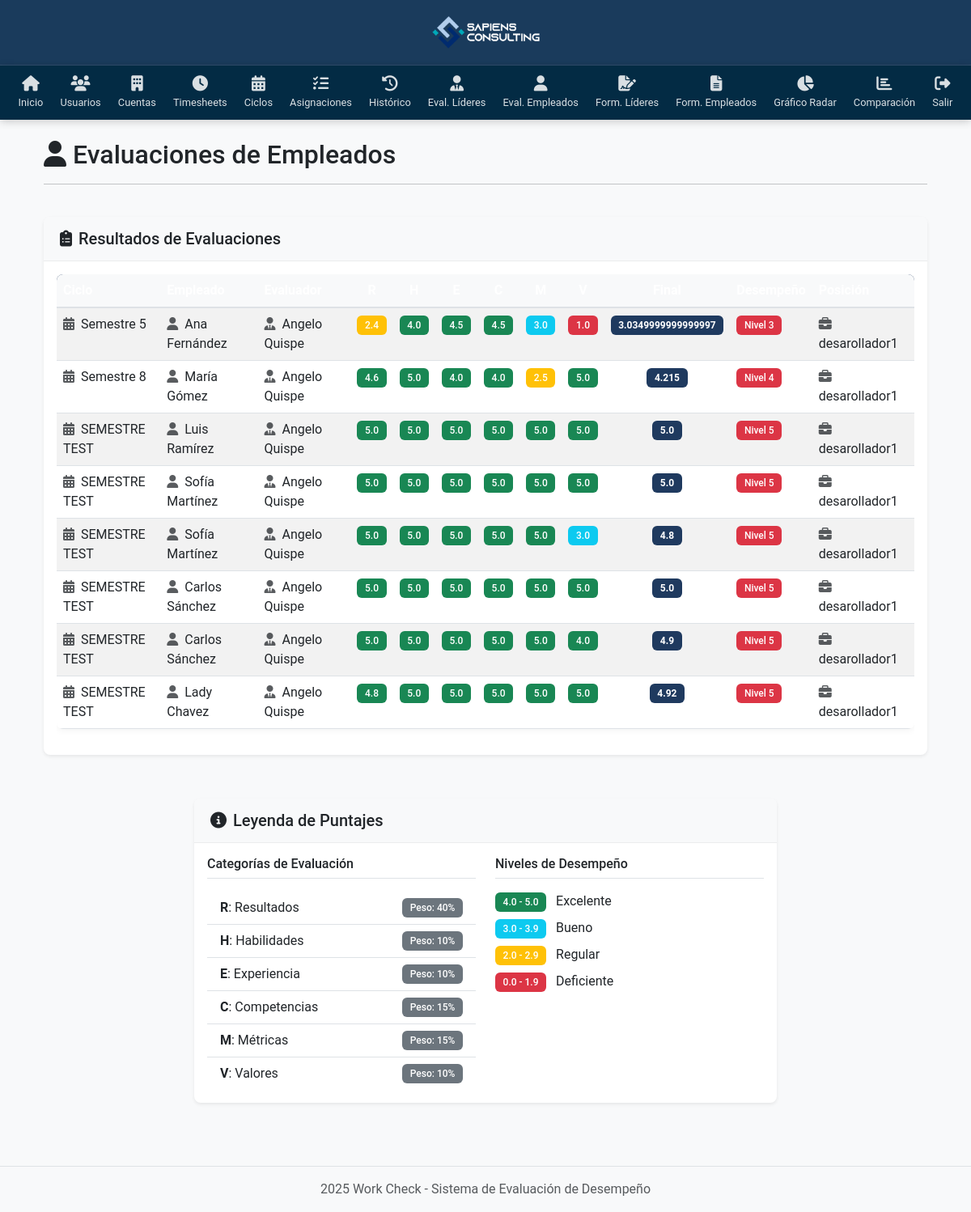
The page /employees_evaluations/ (signed in) on the database as committed earlier.
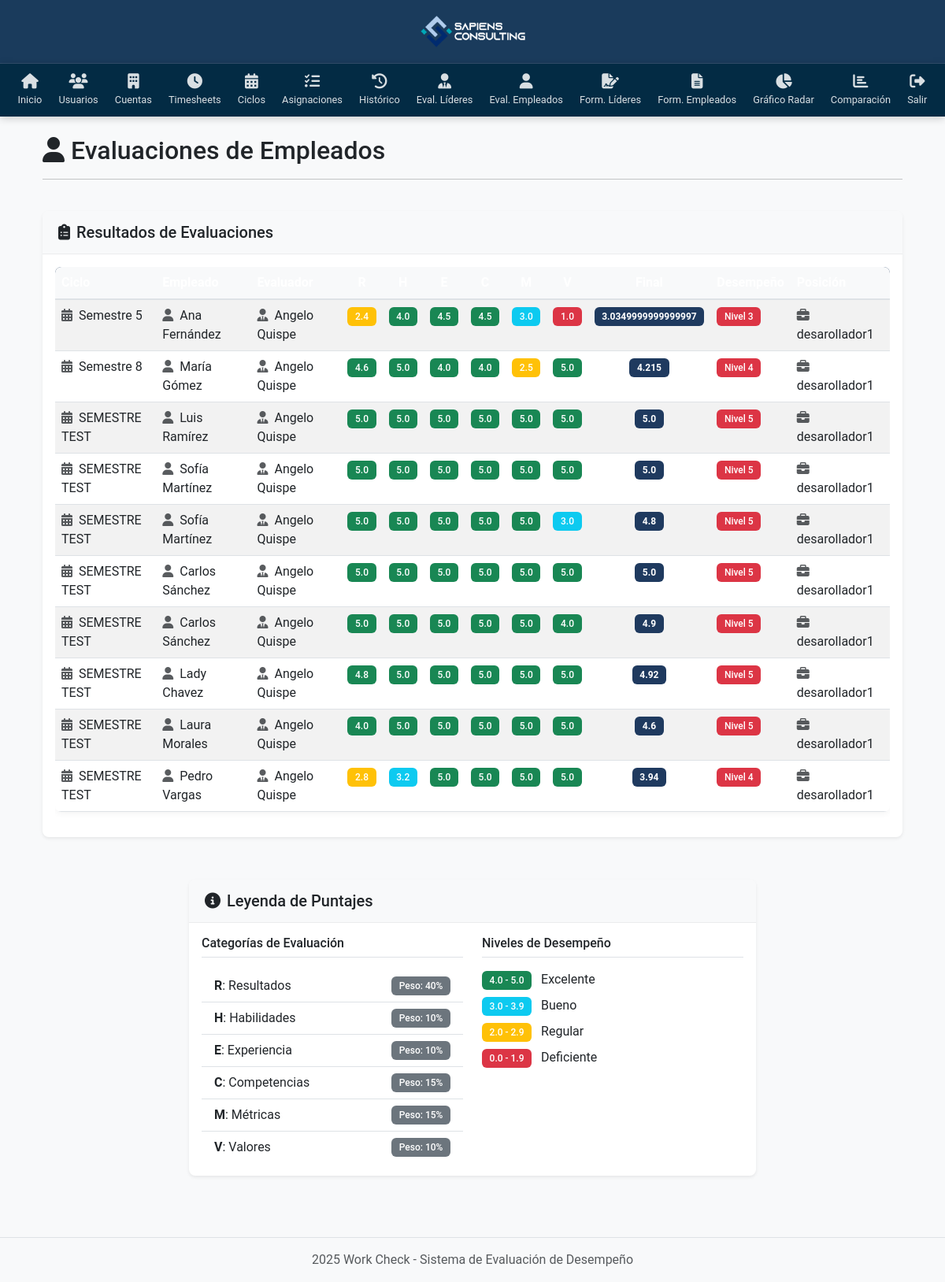
The same page on the database as committed later.
### System/models.py (models this page shows)
class Permanent_EvaluationAssignment(models.Model):
    evaluator = models.ForeignKey(Usuario, on_delete=models.CASCADE, related_name='permanent_evaluator_assignments')
    employee = models.ForeignKey(Usuario, on_delete=models.CASCADE, related_name='permanent_employee_assignments')
    status = models.CharField(max_length=50)
    created_at = models.DateTimeField(auto_now_add=True)
    summary = models.ForeignKey(Summary, on_delete=models.CASCADE, null=True, blank=True)
    evaluation_details = models.ForeignKey(EvaluationDetails, on_delete=models.CASCADE, null=True, blank=True)
    evaluation_cycle = models.CharField(max_length=50)

class Summary(models.Model):
    employee = models.ForeignKey(Usuario, on_delete=models.CASCADE, related_name='employee_summaries')
    evaluator = models.ForeignKey(Usuario, on_delete=models.CASCADE, related_name='evaluator_summaries')
    R = models.FloatField() # Ponderado Responsabilidades de la posición
    L = models.FloatField(blank=True, null=True) # Ponderado Responsabilidades por liderazgo
    H = models.FloatField() # Ponderado Habilidades
    E = models.FloatField() # Ponderado Enfoque
    C = models.FloatField() # Ponderado Competencia Técnica
    M = models.FloatField() # Ponderado Metas y Resultados
    V = models.FloatField() # Ponderado Valores Corporativos
    final_score = models.FloatField() # Suma de ponderados
    performance_level = models.CharField(max_length=50)
    evaluation_type = models.CharField(max_length=50)
    created_at = models.DateTimeField(auto_now_add=True)
    position = models.ForeignKey(Position, on_delete=models.PROTECT)

class Usuario(models.Model):
    first_name = models.CharField(max_length=50)
    middle_name = models.CharField(max_length=50, blank=True, null=True)
    last_name = models.CharField(max_length=50)
    second_last_name = models.CharField(max_length=50, blank=True, null=True)
    user_type = models.CharField(max_length=50)
    position = models.ForeignKey(Position, on_delete=models.PROTECT)

class Position(models.Model):
    position_code = models.CharField(max_length=20)
    position_name = models.CharField(max_length=100)

### System/views.py (the view)
# urls.py: path('employees_evaluations/', views.employees_evaluations, name='employees_evaluations'),
@login_required
def employees_evaluations(request):
    assignments = Permanent_EvaluationAssignment.objects.filter(summary__evaluation_type="Empleados")
    return render(request, 'System/employees_evaluations.html', {'assignments': assignments})

### System/templates/System/employees_evaluations.html (shortened to what this page needs)
{% extends 'System/base.html' %}
{% load static %}
{% block content %}
<div class="container">
    <div class="row mb-4">
        <div class="col-12">
            <div class="d-flex align-items-center">
                <h2 class="mb-0"><i class="fas fa-user me-2"></i>Evaluaciones de Empleados</h2>
            </div>
            <hr class="mt-3">
        </div>
    </div>
    <div class="row">
        <div class="col-12">
            <div class="card shadow-sm">
                <div class="card-header bg-light">
                    <h5 class="card-title mb-0"><i class="fas fa-clipboard-list me-2"></i>Resultados de Evaluaciones</h5>
                </div>
                <div class="card-body">
                    <div class="table-responsive">
                        <table class="table table-hover table-striped">
                            <thead class="table-dark">
                                <tr>
                                    <th scope="col">Ciclo</th>
                                    <th scope="col">Empleado</th>
                                    <th scope="col">Evaluador</th>
                                    <th scope="col" class="text-center">R</th>
                                    <th scope="col" class="text-center">H</th>
                                    <th scope="col" class="text-center">E</th>
                                    <th scope="col" class="text-center">C</th>
                                    <th scope="col" class="text-center">M</th>
                                    <th scope="col" class="text-center">V</th>
                                    <th scope="col" class="text-center">Final</th>
                                    <th scope="col">Desempeño</th>
                                    <th scope="col">Posición</th>
                                </tr>
                            </thead>
                            <tbody>
                                {% for assignment in assignments %}
                                    {% if assignment.summary %}
                                        <tr>
                                            <td>
                                                <i class="fas fa-calendar-alt me-1 text-muted"></i>
                                                {{ assignment.evaluation_cycle }}
                                            </td>
                                            <td>
                                                <i class="fas fa-user me-1 text-muted"></i>
                                                {{ assignment.summary.employee.first_name }} {{ assignment.summary.employee.last_name }}
                                            </td>
                                            <td>
                                                <i class="fas fa-user-tie me-1 text-muted"></i>
                                                {{ assignment.summary.evaluator.first_name }} {{ assignment.summary.evaluator.last_name }}
                                            </td>
                                            <td class="text-center">
                                                <span class="badge {% if assignment.summary.R >= 4 %}bg-success{% elif assignment.summary.R >= 3 %}bg-info{% elif assignment.summary.R >= 2 %}bg-warning{% else %}bg-danger{% endif %}">
                                                    {{ assignment.summary.R }}
                                                </span>
                                            </td>
                                            <td class="text-center">
                                                <span class="badge {% if assignment.summary.H >= 4 %}bg-success{% elif assignment.summary.H >= 3 %}bg-info{% elif assignment.summary.H >= 2 %}bg-warning{% else %}bg-danger{% endif %}">
                                                    {{ assignment.summary.H }}
                                                </span>
                                            </td>
                                            <td class="text-center">
                                                <span class="badge {% if assignment.summary.E >= 4 %}bg-success{% elif assignment.summary.E >= 3 %}bg-info{% elif assignment.summary.E >= 2 %}bg-warning{% else %}bg-danger{% endif %}">
                                                    {{ assignment.summary.E }}
                                                </span>
                                            </td>
                                            <td class="text-center">
                                                <span class="badge {% if assignment.summary.C >= 4 %}bg-success{% elif assignment.summary.C >= 3 %}bg-info{% elif assignment.summary.C >= 2 %}bg-warning{% else %}bg-danger{% endif %}">
                                                    {{ assignment.summary.C }}
                                                </span>
                                            </td>
                                            <td class="text-center">
                                                <span class="badge {% if assignment.summary.M >= 4 %}bg-success{% elif assignment.summary.M >= 3 %}bg-info{% elif assignment.summary.M >= 2 %}bg-warning{% else %}bg-danger{% endif %}">
                                                    {{ assignment.summary.M }}
                                                </span>
                                            </td>
                                            <td class="text-center">
                                                <span class="badge {% if assignment.summary.V >= 4 %}bg-success{% elif assignment.summary.V >= 3 %}bg-info{% elif assignment.summary.V >= 2 %}bg-warning{% else %}bg-danger{% endif %}">
                                                    {{ assignment.summary.V }}
                                                </span>
                                            </td>
                                            <td class="text-center">
                                                <span class="badge bg-primary fw-bold">
                                                    {{ assignment.summary.final_score }}
                                                </span>
                                            </td>
                                            <td>
                                                <span class="badge
                                                    {% if assignment.summary.performance_level == 'Excelente' %}
                                                        bg-success
                                                    {% elif assignment.summary.performance_level == 'Bueno' %}
                                                        bg-info
                                                    {% elif assignment.summary.performance_level == 'Regular' %}
                                                        bg-warning
                                                    {% else %}
                                                        bg-danger
                                                    {% endif %}">
                                                    {{ assignment.summary.performance_level }}
                                                </span>
                                            </td>
                                            <td>
                                                <i class="fas fa-briefcase me-1 text-muted"></i>
                                                {{ assignment.summary.position.position_name }}
                                            </td>
                                        </tr>
                                    {% endif %}
                                {% endfor %}
                            </tbody>
                        </table>
                    </div>
                </div>
            </div>
        </div>
    </div>
    <div class="row mt-4">
        <div class="col-lg-8 mx-auto">
            <div class="card shadow-sm">
                <div class="card-header bg-light">
                    <h5 class="card-title mb-0"><i class="fas fa-info-circle me-2"></i>Leyenda de Puntajes</h5>
                </div>
                <div class="card-body">
                    <div class="row">
                        <div class="col-md-6">
                            <h6 class="border-bottom pb-2 mb-3">Categorías de Evaluación</h6>
                            <ul class="list-group list-group-flush">
                                <li class="list-group-item d-flex justify-content-between align-items-center">
                                    <span><strong>R</strong>: Resultados</span>
                                    <span class="badge bg-secondary">Peso: 40%</span>
                                </li>
                                <li class="list-group-item d-flex justify-content-between align-items-center">
                                    <span><strong>H</strong>: Habilidades</span>
                                    <span class="badge bg-secondary">Peso: 10%</span>
                                </li>
                                <li class="list-group-item d-flex justify-content-between align-items-center">
                                    <span><strong>E</strong>: Experiencia</span>
                                    <span class="badge bg-secondary">Peso: 10%</span>
                                </li>
                                <li class="list-group-item d-flex justify-content-between align-items-center">
                                    <span><strong>C</strong>: Competencias</span>
                                    <span class="badge bg-secondary">Peso: 15%</span>
                                </li>
                                <li class="list-group-item d-flex justify-content-between align-items-center">
                                    <span><strong>M</strong>: Métricas</span>
                                    <span class="badge bg-secondary">Peso: 15%</span>
                                </li>
                                <li class="list-group-item d-flex justify-content-between align-items-center">
                                    <span><strong>V</strong>: Valores</span>
                                    <span class="badge bg-secondary">Peso: 10%</span>
                                </li>
                            </ul>
                        </div>
                        <div class="col-md-6">
                            <h6 class="border-bottom pb-2 mb-3">Niveles de Desempeño</h6>
                            <div class="mb-2">
                                <span class="badge bg-success me-2">4.0 - 5.0</span>
                                <span>Excelente</span>
                            </div>
                            <div class="mb-2">
                                <span class="badge bg-info me-2">3.0 - 3.9</span>
                                <span>Bueno</span>
                            </div>
                            <div class="mb-2">
                                <span class="badge bg-warning me-2">2.0 - 2.9</span>
                                <span>Regular</span>
                            </div>
                            <div class="mb-2">
                                <span class="badge bg-danger me-2">0.0 - 1.9</span>
                                <span>Deficiente</span>
                            </div>
                        </div>
                    </div>
                </div>
            </div>
        </div>
    </div>
</div>
{% endblock %}

Rows that differ between the two databases and show on the page:
added Permanent_EvaluationAssignment: evaluation_cycle "SEMESTRE TEST", summary.employee.first_name "Laura", summary.employee.last_name "Morales", summary.evaluator.first_name "Angelo", summary.evaluator.last_name "Quispe", summary.R "4.0", summary.H "5.0", summary.E "5.0", summary.C "5.0", summary.M "5.0", summary.V "5.0", summary.final_score "4.6", summary.performance_level "Nivel 5", summary.position.position_name "desarollador1"
added Permanent_EvaluationAssignment: evaluation_cycle "SEMESTRE TEST", summary.employee.first_name "Pedro", summary.employee.last_name "Vargas", summary.evaluator.first_name "Angelo", summary.evaluator.last_name "Quispe", summary.R "2.8", summary.H "3.2", summary.E "5.0", summary.C "5.0", summary.M "5.0", summary.V "5.0", summary.final_score "3.94", summary.performance_level "Nivel 4", summary.position.position_name "desarollador1"
